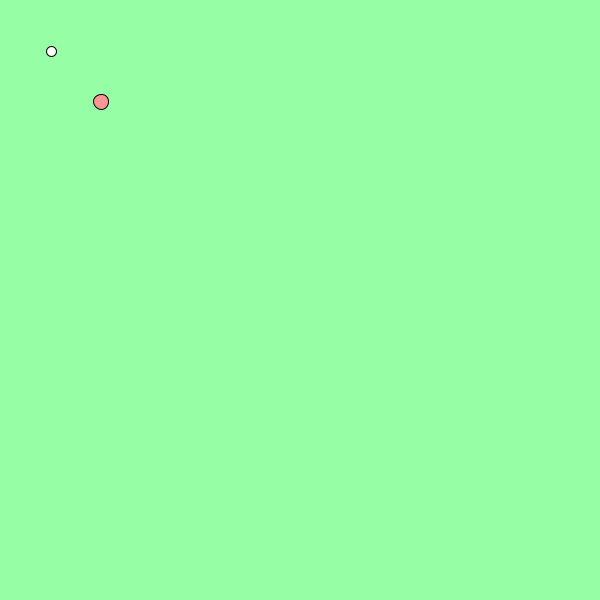
Frame 1 (no input)
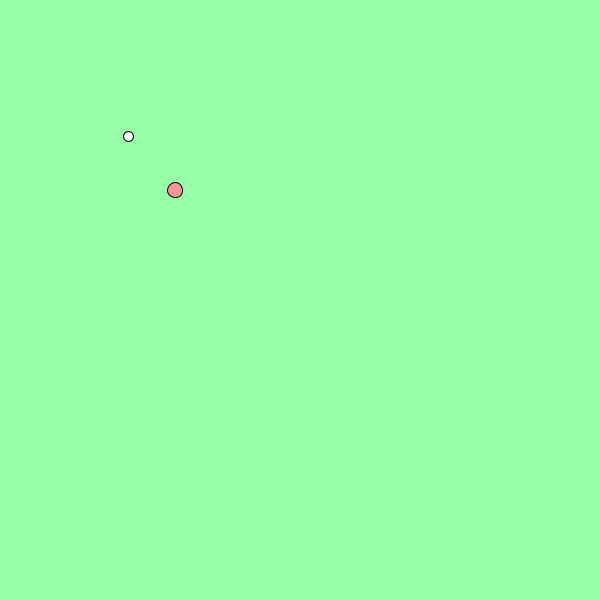
Frame 60 (the mouse pressed at the canvas centre just before this capture)
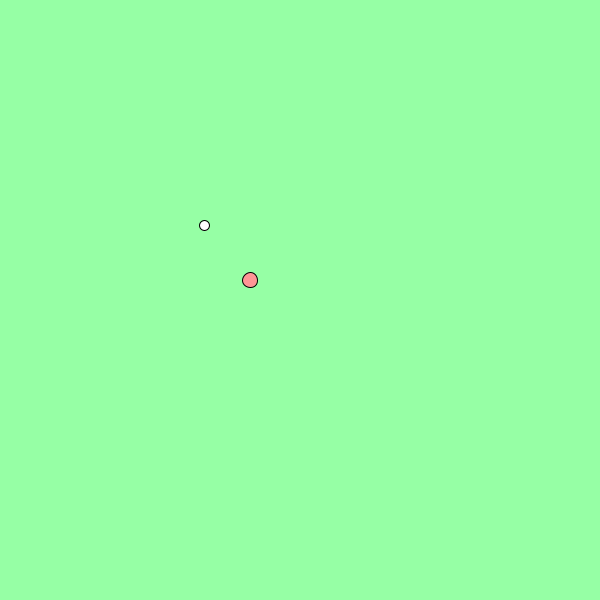
Frame 120 (the mouse held since frame 60 and released just before this capture)

The Processing sketch that drew these frames (run headless with seeded random() and noise(); from frame 60 on, the mouse is pressed at the canvas centre):

// Processing sketch: SpriteGame
// ── SpriteGame.pde

// this is your player, they're a blob and they're kinda boring.
Blob player;
Blob other;

void setup()
{
  size(600, 600);
  
  // Blob parameters are: 
  // x (px), y (px), radius (px), 
  // x-speed (px/frame), y-speed (px/frame), and color.
  player = new Blob(100, 100, 15, 1.25, 1.5, color(450, 150, 150));
  other = new Blob(50, 50, 10, 1.25, 1.5, color(300, 300, 500));
}

void draw()
{
  background(150,350,165);
  
  // make the player move automatically.
  
  player.keyboardControl();
  other.chase(player, 50);
  
  // draw the player on the screen.
  player.drawSprite();
  other.drawSprite();
}

// ── Blob.pde
/* In order to actually use the Sprite class, we must /extend/ it.
 * We can add to this class /more/ information than is in Sprite
 * but, we do NOT need to replicate the data that is stored in Sprite.
 * x, y, dx, and dy are all defined in the Sprite class and we get
 * all of those for free by using "extends Sprite"
 */
class Blob extends Sprite
{
  // Blobs have a Radius and a color
  int radius;
  color myColor;
  
  // Create a blob with default velocity.
  Blob(int x, int y, int r, color c)
  {
    // super calls the Sprite(x, y) constructor method.
    super(x, y);
    this.velocity = new Vector2(1, 1.5);
    myColor = c;
    radius = r;
  }
  
  // Create a blob with a particular velocity vector.
  Blob(int x, int y, int r, float dx, float dy, color c)
  {
    super(x, y, dx, dy);
    myColor = c;
    radius = r;
  }
  
  // I can override the default Sprite.move() method by writing a new one here
  // this one will "bounce off of" a particular color in a boring way...
  void move()
  {
    if(this.collidesWith(color(128, 0, 200)))
    {
      this.velocity.x *= -1;
      this.velocity.y *= -1;
    }
    
    // because I don't want to rewrite all the code in the Sprite.move() method, I can call it here using "super"
    super.move();
  }
  
  // This is the method that is /absolutely/ required.
  // this defines how to draw the Blob; it's just a circle...
  void drawSprite()
  {
    fill(myColor);
    ellipse(this.location.x, this.location.y, radius, radius);
  }
}

// ── Sprite.pde
/* Sprite is an abstract class representing something that will move around the screen
 * a Sprite must know it's current position (x, y) and it's velocity vector <dx, dy>
 * by default a Sprite starts with <0, 0> velocity.
 * included in the Sprite class are a few standard methods that are useful--see comments
 */
abstract class Sprite
{
  // this Sprite's current location.
  //float x, y;

  // this Sprite's current velocity vector.
  //float dx, dy;
  Vector2 location;
  Vector2 velocity;

  // initialize a Sprite at a given coordinate.
  Sprite(float x, float y)
  {
    this.location = new Vector2(x, y);

    this.velocity = new Vector2(0, 0);
  }

  // initalize a Sprite at a given coordinate with a given velocity.
  Sprite(float x, float y, float dx, float dy)
  {
    this.location = new Vector2(x, y);
    this.velocity = new Vector2(dx, dy);
    //this constructor is different from the constructor above because this contructor accounts for the sprite moving (with dx, dy) instead of just staying still (with 0, 0)
  }

  // check to see if this Sprite is sitting on a particular color.
  boolean collidesWith(color c)
  {
    return get((int)this.location.x, (int)this.location.y)==c;
  }

  // make this Sprite move at the speed := |<dx, dy>| 
  // directly toward another Sprite
  void chase(Sprite other)
  {
    float speed = (float)velocity.magnitude();
    //float delX = other.location.x - this.location.x; 
    //float delY = other.location.y - this.location.y;
    Vector2 diff = other.location.subtract(this.location);
    //defines a new vector that is the difference betweent the "this" vector and the "other" vector
    
    //float mag = sqrt(delX*delX + delY*delY);
    double mag = diff.magnitude();
    //creates a variable "mag" that stores the magnitude of this new vector "diff"
    //the "interface" of the class - ex: the names of all these vectors and methods - ex: (diff.magnitude())
    //the "implementation" is the code inside methods and such
    //overall, "interface" is the code the user often sees and interacts with the code, often using the methods written behind the scenes - and the "implementation" is the sort of behind-the-scenes code within methods and such, the code blocks that actually define what a method and such does

    //if (delX != 0) this.location.x += (delX / mag) * speed;
    //if (delY != 0) this.location.y += (delY / mag) * speed;
    
    if(diff.x != 0) location.x += (diff.x / mag) * speed;
    if(diff.y!= 0) location.y += (diff.y / mag) * speed;
    
    
  }

  // make this Sprite move at the speed := |<dx, dy>| 
  // directly toward another Sprite while mafloataing
  // a minimum follow distance
  void chase(Sprite other, float minFollowDistance)
  {
    float speed = (float)velocity.magnitude();
    float delX = other.location.x - this.location.x;
    float delY = other.location.y - this.location.y;
    float mag = sqrt(delX*delX + delY*delY);

    if (mag > 0 && mag <= minFollowDistance) 
    {
      if (delY < delX)
      {
        this.location.x -= (delY / mag) * speed * 0.5;
        this.location.y += (delX / mag) * speed * 0.5;
      } else
      {
        this.location.x += (delY / mag) * speed * 0.5;
        this.location.y -= (delX / mag) * speed * 0.5;
      }
      return;
    }

    if (delX != 0) this.location.x += (delX / mag) * speed;
    if (delY != 0) this.location.y += (delY / mag) * speed;
  }

  // make this Sprite move at the speed := |<dx, dy>|
  // directly toward your mouse pofloater!
  void followMouse()
  {
    float speed = (float)this.velocity.magnitude();
    float delX = mouseX - this.location.x;
    float delY = mouseY - this.location.y;
    float mag = sqrt(delX*delX + delY*delY);

    if (delX != 0) this.location.x += (delX / mag) * speed;
    if (delY != 0) this.location.y += (delY / mag) * speed;
  }

  // move this sprite according to it's current velocity vector
  // bounces off the walls
  void move()
  {
    this.location = this.location.add(this.velocity);

    // make sure we don't go out of bounds
    if (this.location.x < 0)
    { 
      this.location.x += width;
    }
    if (this.location.x > width) 
    {
      this.location.x -= width;
    }
    if (this.location.y < 0) 
    {
      this.location.y += height;
    }
    if (this.location.y > height)
    {
      this.location.y -= height;
    }
  }

  // get the distance between centers of this Sprite and another
  float distanceTo(Sprite other)
  {
    float delX = other.location.x - this.location.x;
    float delY = other.location.y - this.location.y;
    return sqrt(delX*delX + delY*delY);
  }

  // Control this sprite using the Arrow Keys
  void keyboardControl()
  {
    // If I hit the LEFT arrow, go Left
    if (keyCode == LEFT)
    {
      this.velocity.x = -1;
      this.velocity.y = 0;
    }
    // if I hit the RIGHT arrow, go Right
    else if (keyCode == RIGHT)
    {
      this.velocity.x = 1;
      this.velocity.y = 0;
    }
    // if I hit the UP arrow, go Up
    if (keyCode == UP)
    {
      this.velocity.y = -1;
      this.velocity.x = 0;
    }
    // if I hit the DOWN arrow, go Down
    else if (keyCode == DOWN)
    {
      this.velocity.y = 1;
      this.velocity.x = 0;
    }
    // if I hit the Space Bar, Stop
    if (keyCode == ' ')
    {
      this.velocity.x = 0;
      this.velocity.y = 0;
    }

    // move x and y in the appropriate way
    this.location = this.location.add(this.velocity);

    // make sure we don't go out of bounds
    if (this.location.x < 0) this.location.x += width;
    if (this.location.x > width) this.location.x -= width;
    if (this.location.y < 0) this.location.y += height;
    if (this.location.y > height) this.location.y -= height;
  }

  // a Sprite itself is abstract and does not actually know
  // what it looks like.  This method must be overriden in 
  // any classes which /are/ Sprites.
  abstract void drawSprite();
}

// ── Vector2.pde
class Vector2 {

  float x;
  float y;
  
  Vector2(float a, float b) {
    this.x = a;
    this.y = b;  
    //this is the Vector2 constructor
  }
  
  double magnitude() {
    double mag = Math.sqrt((this.x * this.x) + (this.y * this.y));
    return mag;
    //returns the magnitude of this vector
    //uses the Pythagorean Theorem to find the magnitude
  }
  
  Vector2 add(Vector2 other) {
    float newX = other.x + this.x;
    float newY = other.y + this.y;
    return new Vector2(newX, newY);
    //returns the result when you add the other vector to this vector
  }
  
  Vector2 subtract(Vector2 other) {
    float newX = other.x - this.x;
    float newY = other.y - this.y;
    return new Vector2(newX, newY);
    //returns the result of when you subtract the other vector from this vector
  }
  
  Vector2 inverse() {
    float newX = this.x * -1;
    float newY = this.y * -1;
    return new Vector2(newX, newY);
    //returning a new Vector2 which has -x, -y instead of x, y
    //multiplied the x and y values of the original vector by -1 to get -x, -y
  }
  
  Vector2 scale(double s) {
    float newX = (float)(this.x * s);
    float newY = (float)(this.y * s);
    return new Vector2 (newX, newY);
    //returning a new Vector2 which had its x and y values increased/decreased by a scale of s when compared to the original vector
    //multiplying the x and y values of the original vector by s
  }
  
  Vector2 perpendicular() {
    float newX = this.y * -1;
    float newY = this.x;
    return new Vector2(newX, newY);
    //returning a new Vector2 that is perpendicular to the original vector
    //switching x to -y and switching y to x creates a perpendicular line
  }
  
  Vector2 unitVector() {
    float m = (float)magnitude();
    float newX = this.x / m;
    float newY = this.y / m;
    return new Vector2(newX, newY);
    //returning a new Vector2 which has a magnitude of 1 but still goes in the same direction as the original vector
    //basically dividing the x and y by the magnitude of the vector
  }
  
  double dotProduct(Vector2 other) {
    double dp = (this.x * other.x) + (this.y * other.y);
    return dp;
    //returning the dot-product of this vector and the other vector
    //using the formula where you multiply the x and y values of both vectors separately and then add them together, which gets us the dot-product as a result
  }
  
  double angle(Vector2 other) {
    double a = Math.acos((dotProduct(other))/((magnitude())*(other.magnitude())));
    return a;
    //this angle is in radians
    //used a formula which gets the cosine of the angle between the two vectors - the dot product of the two vectors divided by the product of the two vectors' magnitudes
    //once I got the cosine of the angle I wanted, I did the arccosine of this value to get the actual angle I wanted alone
  }
    
}
